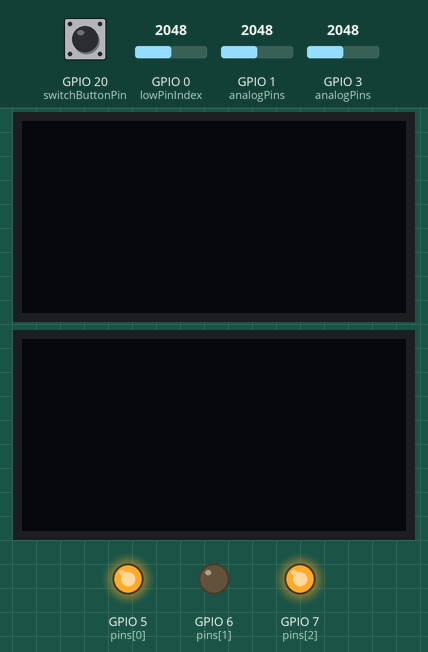
Recording of a program running on a simulated ESP32-C3. Shown: 2 × 128×64 one-colour display, output pins drawn as LEDs (lit = HIGH). Inputs (shaded band) come from the test bench; at power-on: GPIO 20 (switchButtonPin) HIGH, GPIO 0 (lowPinIndex) = 2048, GPIO 1 (analogPins) = 2048, GPIO 3 (analogPins) = 2048. The OLED is the two-colour kind (top 16 rows yellow).

Above: at 1.2 s.
1.3 s: GPIO 20 (switchButtonPin) pulled LOW for 1 s
At 3.9 s:
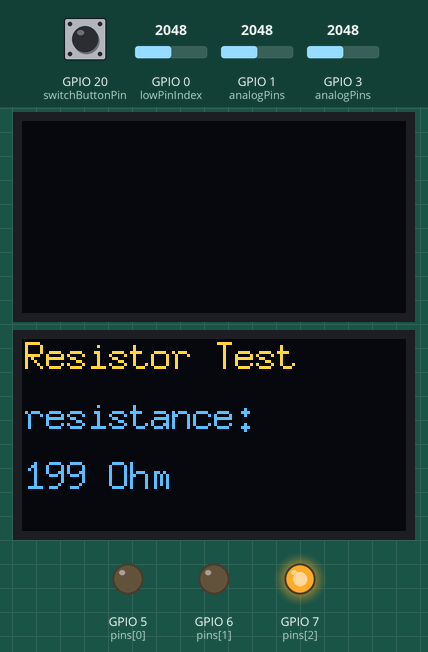
4.5 s: GPIO 20 (switchButtonPin) pulled LOW for 0.15 s
At 4.76 s:
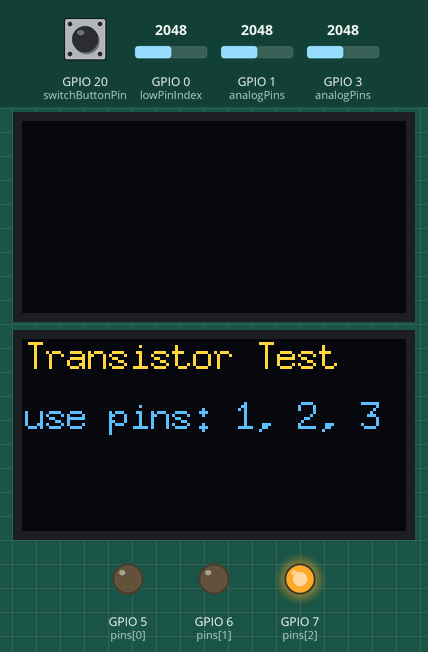
5.2 s: GPIO 20 (switchButtonPin) pulled LOW for 3.2 s
At 6.52 s:
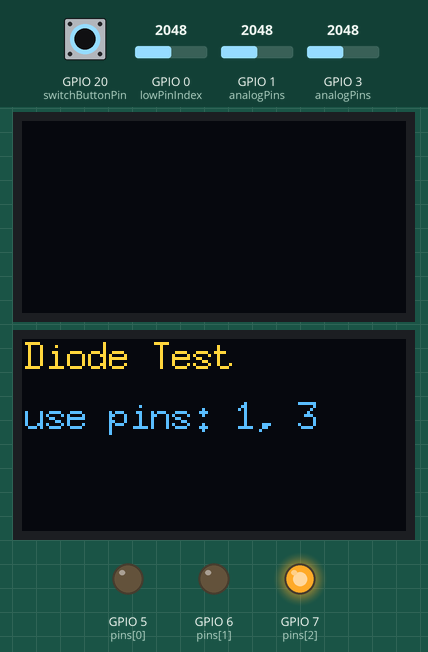
9.9 s: GPIO 20 (switchButtonPin) pulled LOW for 0.15 s
At 10.01 s:
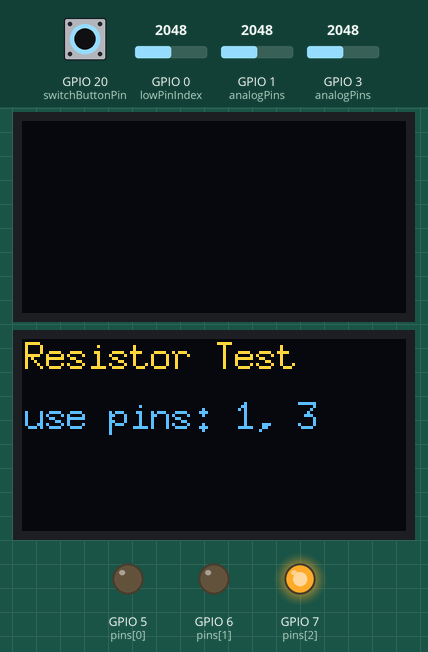
13.0 s: GPIO 0 (lowPinIndex) set to 1563
At 13.7 s:
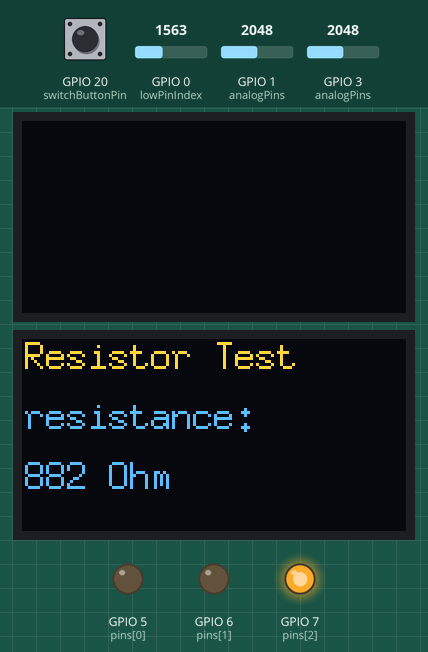
14.6 s: GPIO 0 (lowPinIndex) set to 1432
At 15.4 s:
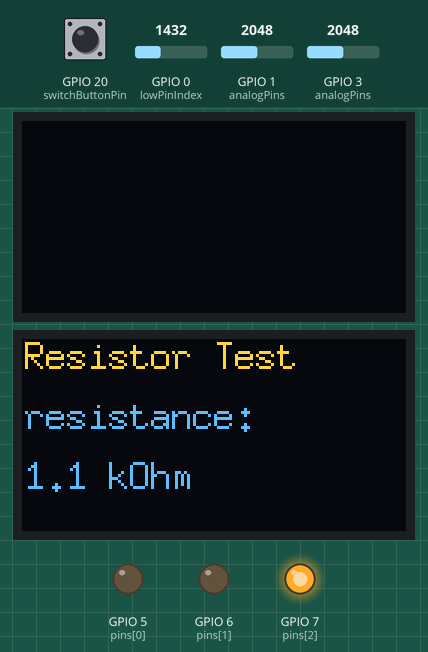
Timing chart, 0 to 17.6 s (numbered marks = the images above; inputs shaded):
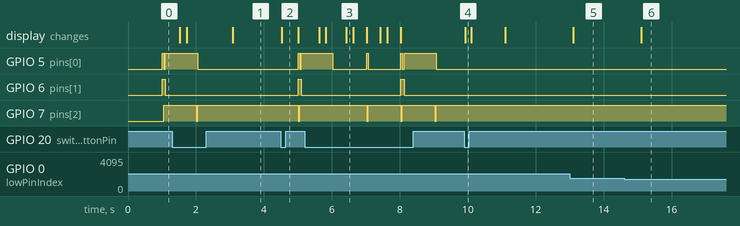

Measured:
- the behaviour switches between 1502 and 1501 on GPIO 0 (lowPinIndex) (found by bisection; images 5 and 6)
- after the input at 1.3 s, GPIO 5 (pins[0]): goes on until 2.1 s, then stays LOW; GPIO 6 (pins[1]): stops changing and stays LOW; GPIO 7 (pins[2]): goes on until 2.1 s, then stays HIGH; the display: first changes after 0.23 s (image 1 shows a later state)
- after the input at 4.5 s, GPIO 5 (pins[0]): LOW → HIGH after 0.51 s, → LOW 0.05 s later, → HIGH 0.05 s later; GPIO 6 (pins[1]): LOW → HIGH after 0.51 s, → LOW 0.10 s later; GPIO 7 (pins[2]): HIGH → LOW after 0.51 s, → HIGH 0.05 s later; the display: changes at once (image 2)
- after the input at 5.2 s, the display: first changes after 0.43 s (image 3 shows a later state)
- after the input at 9.9 s, GPIO 5 (pins[0]): stops changing and stays LOW; GPIO 7 (pins[2]): stops changing and stays HIGH; the display: changes at once (image 4)
- after the input at 13.0 s, the display: changes after 0.11 s (image 5)
- after the input at 14.6 s, the display: changes after 0.51 s (image 6)

The program:

main.cpp
```cpp
#include <Arduino.h>
#include <U8g2lib.h>
#include "components/baseComponent.h"
#include "components/diode.h"
#include "components/transistor.h"
#include "components/resistor.h"
#include "utilities/button.h"
#include "utilities/display.h"

uint8_t switchButtonPin = 20;
Button switchButton;
Diode diode;
Transistor transistor;
Resistor resistor;
uint8_t pins[4] = {5, 6, 7, 10};
uint8_t analogPins[3] = {0, 1, 3};
U8G2_SSD1306_128X64_NONAME_F_HW_I2C display(U8G2_R0, U8X8_PIN_NONE, 9, 8);
String text1;
String text2;
float VCC = 3.3;
float fixedVCC = 3.0;
uint8_t switchMode = 0;
unsigned long lastMeasuredTime = 0;
uint8_t lastSwitchMode = 0;

void setup()
{
	display.begin();
    switchButton.init(switchButtonPin);
}

void loop()
{
	switchButton.checkPinButtonPressed(switchMode, 2);
	if (switchMode != lastSwitchMode)
	{
		lastSwitchMode = switchMode;
		Display::displayText(baseComponent::componentAllowedPins(switchMode), "", switchMode, display);
	}
	if (millis() - lastMeasuredTime > 1000)
	{
		lastMeasuredTime = millis();
		baseComponent::testComponent(switchMode, text1, text2, &transistor, &diode, &resistor, pins, analogPins, VCC, fixedVCC);
		Display::displayText(text1, text2, switchMode, display);
	}
}
```

baseComponent.cpp
```cpp
#include "baseComponent.h"
#include "transistor.h"
#include "diode.h"
#include "resistor.h"

void baseComponent::testComponent(uint8_t mode, String &text1, String &text2,
                                  void* transistorPtr, void* diodePtr, void* resistorPtr,
                                  uint8_t pins[], uint8_t analogPins[], float VCC, float fixedVCC)
{
    Transistor& transistor = *(Transistor*)transistorPtr;
    Diode& diode = *(Diode*)diodePtr;
    Resistor& resistor = *(Resistor*)resistorPtr;
    setPinMode(pins[3], INPUT);
    switch (mode)
    {
        case 0:
        {
            float openingU = 10.0;
            Transistor::pinPos transistorElectrodesPos[3];
            uint8_t dPins[3] = {pins[0], pins[1], pins[2]};
            transistorStatus tStatus = transistor.testTransistor(dPins, analogPins, fixedVCC, transistorElectrodesPos, openingU);
            text1 = "type: " + String(Transistor::statusToText(tStatus));
            if (openingU != 10.0)
            {
                text2 = "opening U: " + String(openingU) + " V";
            }
            else
            {
            text2 = "pins: " + String(transistorElectrodesPos[0].name) + " : "
                                + String(transistorElectrodesPos[1].name) + " : "
                                + String(transistorElectrodesPos[2].name);
            }
            break;
        }
        case 1:
        {
            uint8_t dPins[2] = {pins[0], pins[2]};
            uint8_t aPins[2] = {analogPins[0], analogPins[2]};
            float diodeForwardVoltage;
            diodeStatus dStatus = diode.testDiode(dPins, aPins, fixedVCC, diodeForwardVoltage);
            text1 = "inserted: " + String(Diode::statusToText(dStatus));
            text2 = "opening U: " + String(diodeForwardVoltage) + " V";
            break;
        }
        case 2:
        {
            uint8_t dPins[3] = {pins[0], pins[2], pins[3]};
            float resistorValue = resistor.testResistor(dPins, analogPins[0], VCC);
            text1 = "resistance:";
            text2 = resistor.formatResistorValue(resistorValue);
            break;
        }
    }
}

const char* baseComponent::modeToStr(uint8_t mode)
{
  switch (mode) {
    case 0:  return "Transistor Test";
    case 1:  return "Diode Test";
    case 2:  return "Resistor Test";
    default: return "unknown";
  }
}

const char* baseComponent::componentAllowedPins(uint8_t mode)
{
    switch (mode) {
    case 0:  return "use pins: 1, 2, 3";
    case 1:  return "use pins: 1, 3";
    case 2:  return "use pins: 1, 3";
    default: return "unknown";
  }
}

void baseComponent::setPinMode(uint8_t pin1, uint8_t mode1, uint8_t pin2, uint8_t mode2, uint8_t pin3, uint8_t mode3)
{
    if (pin1 != 255) {
        pinMode(pin1, mode1);
    }
    if (pin2 != 255) {
        pinMode(pin2, mode2);
    }
    if (pin3 != 255) {
        pinMode(pin3, mode3);
    }
}

void baseComponent::setPinValues(uint8_t pin1, uint8_t value1, uint8_t pin2, uint8_t value2, uint8_t pin3, uint8_t value3)
{
    if (pin1 != 255) {
        digitalWrite(pin1, value1);
    }
    if (pin2 != 255) {
        digitalWrite(pin2, value2);
    }
    if (pin3 != 255) {
        digitalWrite(pin3, value3);
    }
}

float baseComponent::readAnalogPin(uint8_t pin, uint8_t VCC)
{
    return analogRead(pin) * (VCC / 4095.0);
}
```

baseComponent.h
```cpp
#ifndef baseComponent_H
#define baseComponent_H

#include <Arduino.h>

class baseComponent
{
public:
    static const char* modeToStr(uint8_t mode);
    static const char* componentAllowedPins(uint8_t mode);
    static void setPinMode(uint8_t pin1, uint8_t mode1, uint8_t pin2 = 255, uint8_t mode2 = 255, uint8_t pin3 = 255, uint8_t mode3 = 255);
    static void setPinValues(uint8_t pin1, uint8_t value1, uint8_t pin2 = 255, uint8_t value2 = 255, uint8_t pin3 = 255, uint8_t value3 = 255);
    static float readAnalogPin(uint8_t pin, uint8_t VCC);
    static void testComponent(uint8_t mode, String &text1, String &text2,
                              void* transistorPtr, void* diodePtr, void* resistorPtr,
                              uint8_t pins[], uint8_t analogPins[], float VCC, float fixedVCC);
};

#endif
```

resistor.cpp
```cpp
#include "resistor.h"

float Resistor::testResistor(uint8_t pins[3], uint8_t analogPin, float VCC)
{
    setPinMode(pins[0], OUTPUT, pins[1], OUTPUT);
    setPinValues(pins[0], LOW, pins[1], HIGH);
    delay(50);
    float voltage = readAnalogPin(analogPin, VCC);

    float fixingRvalue1 = 1000.0;
    float fixingRvalue2 = 1000.0;

    if (voltage <= 0.15)
    {
        pinMode(pins[0], INPUT);
        pinMode(pins[2], OUTPUT);
        digitalWrite(pins[2], LOW);
        delay(50);
        fixingRvalue2 = 34000.0;
        voltage = readAnalogPin(analogPin, VCC);
    }
    if (voltage <= 0.02)
    {
        return 0.0;
    }
    float allResistance = (VCC * fixingRvalue2) / voltage;
    float resistorValue = allResistance - (fixingRvalue1 + fixingRvalue2);
    return avg.createAverage(resistorValue);
}

String Resistor::formatResistorValue(float ohms)
{
    String stringOhms;
    if (ohms >= 10000000.0)
    {
        stringOhms = "Too High";
    }
    else if (ohms >= 1000000.0)
    {
        float mohms = ohms / 1000000.0;
        stringOhms = String(mohms, 2) + " MOhm";
    }
    else if (ohms >= 1000.0) {
        float kohms = ohms / 1000.0;
        stringOhms = String(kohms, 1) + " kOhm";
    }
    else
    {
        stringOhms = String(ohms, 0) + " Ohm";
    }
    return stringOhms;
}
```

resistor.h
```cpp
#ifndef resistor_H
#define resistor_H

#include <Arduino.h>
#include "baseComponent.h"
#include "../utilities/averagingValues.h"

class Resistor : public baseComponent
{
    public:
        static const int bufferSize = 40;
        float buffer[bufferSize];
        AveragingValues avg;
        float testResistor(uint8_t pins[3], uint8_t analogPin, float VCC);
        String formatResistorValue(float ohms);
};
#endif
```

transistor.cpp
```cpp
#include "transistor.h"

transistorStatus Transistor::testTransistor(uint8_t dPins[3], uint8_t aPins[3], float VCC, Transistor::pinPos transistorElectrodesPos[3], float &openingU, float tolerance)
{
    transistorStatus transistorType;
    setPinMode(dPins[0], OUTPUT, dPins[1], OUTPUT, dPins[2], OUTPUT);
    float v1[3], v2[3], v3[3];
    float pinSet1[3] = {HIGH, HIGH, LOW};
    float pinSet2[3] = {LOW, HIGH, HIGH};
    float pinSet3[3] = {HIGH, LOW, HIGH};
    measurePins(dPins, aPins, pinSet1, VCC, v1);
    measurePins(dPins, aPins, pinSet2, VCC, v2);
    measurePins(dPins, aPins, pinSet3, VCC, v3);
    float values[3][3];
    for (int i = 0; i < 3; ++i)
    {
        values[0][i] = v1[i];
        values[1][i] = v2[i];
        values[2][i] = v3[i];
    }
    stepResult stepResults[3];
    for (uint8_t row = 0; row < 3; row++)
    {
        for (uint8_t column = 0; column < 3; column++)
        {
            if (abs(values[row][column] - VCC) <= tolerance)
            {
                stepResults[row].countHigh++;
                stepResults[row].isPinHigh[column] = true;
            }
            else if (values[row][column] <= tolerance)
            {
                stepResults[row].countLow++;
                stepResults[row].lowPinIndex = column;
            }
        }
    }
    uint8_t npnMatches = 0;
    int8_t npnBaseIndex = -1;
    for (uint8_t row = 0; row < 3; row++)
    {
        if (stepResults[row].countHigh == 2 && stepResults[row].countLow == 1)
        {
            npnMatches++;
            npnBaseIndex = stepResults[row].lowPinIndex;
        }
    }
    uint8_t pnpMatches = 0;
    int8_t pnpBaseIndex = -1;
    for (uint8_t column = 0; column < 3; column++)
    {
        uint8_t highCountForPin = 0;
        if (stepResults[0].isPinHigh[column]) highCountForPin++;
        if (stepResults[1].isPinHigh[column]) highCountForPin++;
        if (stepResults[2].isPinHigh[column]) highCountForPin++;
        if (highCountForPin == 2)
        {
            pnpMatches++;
            pnpBaseIndex = column;
        }
    }
    if (npnMatches == 1)
    {
        transistorType = TRANSISTOR_INSERTED_NPN;
        transistorElectrodesPos[0].pin = dPins[npnBaseIndex];
        transistorElectrodesPos[0].name = "B";

        uint8_t idx1 = (npnBaseIndex + 1) % 3;
        uint8_t idx2 = (npnBaseIndex + 2) % 3;

        setPinMode(dPins[idx1], OUTPUT, dPins[idx2], OUTPUT, dPins[npnBaseIndex], INPUT_PULLUP);
        setPinValues(dPins[idx1], HIGH, dPins[idx2], LOW);
        delay(50);
        float voltageAtIdx2 = readAnalogPin(aPins[npnBaseIndex], VCC);

        setPinValues(dPins[idx1], LOW, dPins[idx2], HIGH);
        delay(50);
        float voltageAtIdx1 = readAnalogPin(aPins[npnBaseIndex], VCC);
        if (voltageAtIdx1 < voltageAtIdx2)
        {
            transistorElectrodesPos[1].pin = dPins[idx1];
            transistorElectrodesPos[1].name = "C";
            transistorElectrodesPos[2].pin = dPins[idx2];
            transistorElectrodesPos[2].name = "E";
        }
        else
        {
            transistorElectrodesPos[1].pin = dPins[idx2];
            transistorElectrodesPos[1].name = "C";
            transistorElectrodesPos[2].pin = dPins[idx1];
            transistorElectrodesPos[2].name = "E";
        }
    }
    else if (pnpMatches == 1 && npnMatches != 1)
    {
        transistorType = TRANSISTOR_INSERTED_PNP;
        transistorElectrodesPos[0].pin = dPins[pnpBaseIndex];
        transistorElectrodesPos[0].name = "B";

        uint8_t idx1 = (pnpBaseIndex + 1) % 3;
        uint8_t idx2 = (pnpBaseIndex + 2) % 3;

        setPinMode(dPins[idx2], OUTPUT, dPins[pnpBaseIndex], OUTPUT, dPins[idx1], INPUT_PULLUP);
        setPinValues(dPins[idx2], LOW, dPins[pnpBaseIndex], LOW);
        delay(100);
        float voltageAtIdx1 = readAnalogPin(aPins[idx1], VCC);

        setPinMode(dPins[idx1], OUTPUT, dPins[pnpBaseIndex], OUTPUT, dPins[idx2], INPUT_PULLUP);
        setPinValues(dPins[idx1], LOW, dPins[pnpBaseIndex], LOW);
        delay(100);
        float voltageAtIdx2 = readAnalogPin(aPins[idx2], VCC);

        if (voltageAtIdx1 < voltageAtIdx2) {
            transistorElectrodesPos[1].pin = dPins[idx1];
            transistorElectrodesPos[1].name = "E";
            transistorElectrodesPos[2].pin = dPins[idx2];
            transistorElectrodesPos[2].name = "C";
        } else {
            transistorElectrodesPos[1].pin = dPins[idx2];
            transistorElectrodesPos[1].name = "E";
            transistorElectrodesPos[2].pin = dPins[idx1];
            transistorElectrodesPos[2].name = "C";
        }
    }
    else if (npnMatches == 3)
    {
        transistorType = TRANSISTOR_NOT_INSERTED;
    }
    else
    {
        transistorType = TRANSISTOR_NOT_WORKING;
    }
    if (transistorType == TRANSISTOR_INSERTED_NPN || transistorType == TRANSISTOR_INSERTED_PNP)
    {
        uint8_t bIndex = 0, eIndex = 0;
        for (uint8_t k = 0; k < 3; k++) {
            if (transistorElectrodesPos[k].name == "B") {
                for(uint8_t i=0; i<3; i++) if(dPins[i] == transistorElectrodesPos[k].pin) bIndex = i;
            }
            if (transistorElectrodesPos[k].name == "E") {
                for(uint8_t i=0; i<3; i++) if(dPins[i] == transistorElectrodesPos[k].pin) eIndex = i;
            }
        }
        openingU = getOpeningU(transistorElectrodesPos[0].pin, transistorElectrodesPos[2].pin, transistorType, VCC, aPins[bIndex], aPins[eIndex]);
        if (openingU == 0.0)
        {
            transistorType = TRANSISTOR_NOT_WORKING;
            testIndex = 0;
        }
    }
    if (testIndex == 1)
    {
        openingU = 10.0;
        testIndex = 0;
        sortElectrodesPos(transistorElectrodesPos);
    }
    else
    {
        testIndex = 1;
    }
    return transistorType;
}

void Transistor::measurePins(uint8_t dPins[3], uint8_t aPins[3], float pinValues[3], float VCC, float voltages[3])
{
    setPinValues(dPins[0], pinValues[0], dPins[1], pinValues[1], dPins[2], pinValues[2]);
    delay(50);
    voltages[0] = readAnalogPin(aPins[0], VCC);
    voltages[1] = readAnalogPin(aPins[1], VCC);
    voltages[2] = readAnalogPin(aPins[2], VCC);
}

float Transistor::getOpeningU(uint8_t basePin, uint8_t emitterPin, transistorStatus type, float VCC, uint8_t baseAnalogPin, uint8_t emitterAnalogPin)
{
    setPinMode(basePin, OUTPUT, emitterPin, OUTPUT);

    if (type == TRANSISTOR_INSERTED_NPN) {
        setPinValues(basePin, HIGH, emitterPin, LOW);
    } else {
        setPinValues(basePin, LOW, emitterPin, HIGH);
    }
    delay(50);
    float uBase = readAnalogPin(baseAnalogPin, VCC);
    float uEmitter = readAnalogPin(emitterAnalogPin, VCC);
    float openingVoltage = 0.0;

    if (type == TRANSISTOR_INSERTED_NPN) {
        openingVoltage = uBase - uEmitter;
    } else {
        openingVoltage = uEmitter - uBase;
    }
    if (openingVoltage > 1.5) openingVoltage = 0.0;
    return openingVoltage;
}

void Transistor::sortElectrodesPos(Transistor::pinPos transistorElectrodesPos[3])
{
    Transistor::pinPos sorted[3];
    sorted[0] = transistorElectrodesPos[0];
    sorted[1] = transistorElectrodesPos[1];
    sorted[2] = transistorElectrodesPos[2];
    for (int i = 0; i < 2; i++)
    {
        for (int j = 0; j < 2 - i; j++)
        {
            if (sorted[j].pin > sorted[j + 1].pin)
            {
                Transistor::pinPos switchPos = sorted[j];
                sorted[j] = sorted[j + 1];
                sorted[j + 1] = switchPos;
            }
        }
    }
    transistorElectrodesPos[0] = sorted[0];
    transistorElectrodesPos[1] = sorted[1];
    transistorElectrodesPos[2] = sorted[2];
}
const char* Transistor::statusToText(transistorStatus status)
{
  switch (status) {
    case TRANSISTOR_NOT_INSERTED:  return "not inserted";
    case TRANSISTOR_INSERTED_NPN:  return "NPN";
    case TRANSISTOR_INSERTED_PNP:  return "PNP";
    case TRANSISTOR_NOT_WORKING:   return "not working";
    default:                       return "unknown status";}
}
```

transistor.h
```cpp
#ifndef transistor_H
#define transistor_H

#include <Arduino.h>
#include "diode.h"
#include "baseComponent.h"

enum transistorStatus
{
    TRANSISTOR_NOT_INSERTED,
    TRANSISTOR_INSERTED_NPN,
    TRANSISTOR_INSERTED_PNP,
    TRANSISTOR_NOT_WORKING
};
class Transistor : public baseComponent
{
    public:
    Diode diodeTester;
    uint8_t testIndex = 0;
    struct pinPos
    {
        int8_t pin = -1;
        String name = "";
    };
    static const char* statusToText(transistorStatus status);
    transistorStatus testTransistor(uint8_t dPins[3], uint8_t aPins[3], float VCC, Transistor::pinPos transistorElectrodesPos[3], float &openingU, float tolerance = 0.1);
    private:
        float getOpeningU(uint8_t basePin, uint8_t emitterPin, transistorStatus type, float VCC, uint8_t analogPinB, uint8_t analogPinE);
        void measurePins(uint8_t dPins[3], uint8_t aPins[3], float pinValues[3], float VCC, float voltages[3]);
        void sortElectrodesPos(Transistor::pinPos transistorElectrodesPos[3]);
        struct stepResult
        {
            uint8_t countHigh = 0;
            uint8_t countLow = 0;
            int8_t lowPinIndex = -1;
            bool isPinHigh[3] = {false, false, false};
        };
};
#endif
```

averagingValues.cpp
```cpp
#include "averagingValues.h"

AveragingValues::AveragingValues()
{
    reset();
}

void AveragingValues::reset()
{
    count = 0;
    average = 0.0;
}

float AveragingValues::createAverage(float value)
{
    if (isinf(value))
    {
        reset();
        return value;
    }
    if (count > 0)
    {
        float difference = abs(value - average);
        float tolerance = average * 0.1;
        if (difference > tolerance)
        {
            reset();
        }
    }
    count++;
    average = average + ((value - average) / count);
    return average;
}
```

averagingValues.h
```cpp
#ifndef averagingvalues_H
#define averagingvalues_H

#include <Arduino.h>

class AveragingValues
{
public:
    AveragingValues();

    unsigned long count;
    float average;

    float createAverage(float value);
    void reset();
};

#endif
```

button.cpp
```cpp
#include "button.h"

void Button::init(uint8_t pin)
{
    buttonPin = pin;
    pinMode(buttonPin, INPUT_PULLUP);
}
void Button::checkPinButtonPressed(uint8_t &mode, uint8_t maxMode)
{
    if (millis() - lastPressedTime < 200)
    {
        return;
    }
    if (digitalRead(buttonPin) == LOW)
    {
        lastPressedTime = millis();
        mode += 1;
        if (mode > maxMode)
        {
            mode = 0;
        }
    }
}
```

button.h
```cpp
#ifndef button_H
#define button_H

#include <Arduino.h>

class Button
{
    public:
        uint8_t buttonPin;
        unsigned long lastPressedTime = 0;
        void init(uint8_t pin);
        void checkPinButtonPressed(uint8_t &mode, uint8_t maxMode);

};
#endif
```

display.cpp
```cpp
#include "display.h"

void Display::displayText(String text1, String text2, uint8_t switchMode, U8G2_SSD1306_128X64_NONAME_F_HW_I2C display)
{
    display.firstPage();
    do
    {
        display.setFont(u8g2_font_7x13_tr);
        display.setCursor(1, 10);
        display.print(baseComponent::modeToStr(switchMode));
        display.setCursor(1, 30);
        display.print(text1);
        display.setCursor(1, 50);
        display.print(text2);
    }
    while (display.nextPage());
}
```

Source omitted: display.h (281 bytes), diode.cpp (1413 bytes), diode.h (663 bytes)
